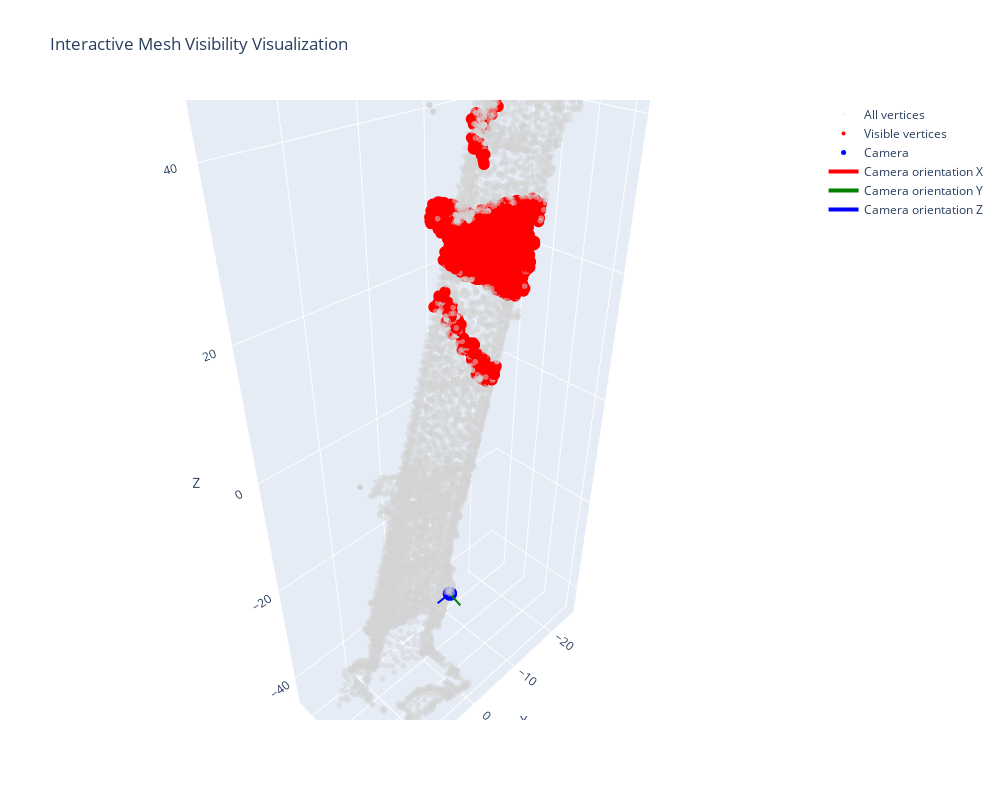

The notebook cell this image was saved under:
### Markdown cell above
as we can see above, that vertices on the other side of the bridge marked as visible, which shouldn't be the case

### Code cell
camera_position = -np.matmul(rotation, center).flatten()
camera_position_fix = np.array([camera_position[1], camera_position[2], camera_position[0]])
visualize_results_interactive(pier, visible_indices, camera_position_fix, rotation, center)

### Figure 1 — Plotly figure (JSON) as saved in the notebook; plotly's stock layout.template omitted (floating-point values rounded to 4 significant figures; data arrays with more than 128 entries replaced by an {"elided": "..."} marker saying what was removed)
{"data": [{"marker": {"color": "lightgray", "opacity": 0.5, "size": 2}, "mode": "markers", "name": "All vertices", "type": "scatter3d", "x": {"elided": "7960 float values"}, "y": {"elided": "7960 float values"}, "z": {"elided": "7960 float values"}}, {"marker": {"color": "red", "size": 4}, "mode": "markers", "name": "Visible vertices", "type": "scatter3d", "x": {"elided": "1236 float values"}, "y": {"elided": "1236 float values"}, "z": {"elided": "1236 float values"}}, {"marker": {"color": "blue", "size": 5}, "mode": "markers", "name": "Camera", "type": "scatter3d", "x": [-2.745], "y": [8.462], "z": [-29.01]}, {"line": {"color": "red", "width": 4}, "mode": "lines", "name": "Camera orientation X", "type": "scatter3d", "x": [-2.745, -3.152], "y": [8.462, 7.768], "z": [-29.01, -31.38]}, {"line": {"color": "green", "width": 4}, "mode": "lines", "name": "Camera orientation Y", "type": "scatter3d", "x": [-2.745, -2.677], "y": [8.462, 10.86], "z": [-29.01, -29.73]}, {"line": {"color": "blue", "width": 4}, "mode": "lines", "name": "Camera orientation Z", "type": "scatter3d", "x": [-2.745, -0.279], "y": [8.462, 8.281], "z": [-29.01, -29.38]}], "layout": {"height": 800, "scene": {"aspectmode": "data", "xaxis": {"title": {"text": "X"}}, "yaxis": {"title": {"text": "Y"}}, "zaxis": {"title": {"text": "Z"}}}, "title": {"text": "Interactive Mesh Visibility Visualization"}, "width": 1000, "xaxis": {"range": [[-19.16], [24.19]]}, "yaxis": {"range": [[-3.593], [15.26]]}}}
